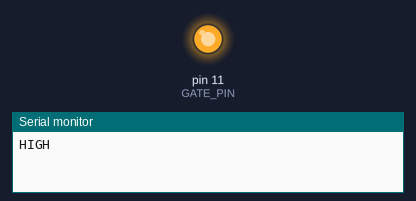
Simulated run of this sketch. Board: Arduino Uno, built with avr-gcc and run on an emulated ATmega328P. On the bench: output pins drawn as LEDs (lit = HIGH), the last lines printed to the serial monitor.

Above: at 1.5 s.
At 4.5 s:
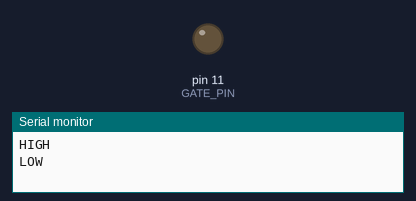
Timing chart, 0 to 7.8 s (numbered marks = the images above):
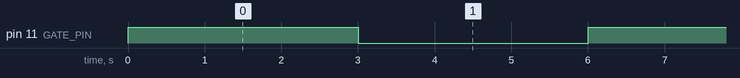

Measured:
- by itself, pin 11 (GATE_PIN): alternates HIGH for 3.0 s and LOW for 3.0 s

The sketch:

testTransistorSwitching.ino
```cpp
const int GATE_PIN = 11;
//const int LED_PIN = 13;

void setup() {
  // put your setup code here, to run once:
  Serial.begin(115200);
  pinMode(GATE_PIN, OUTPUT);
  //pinMonde(LED_PIN, OUTPUT);
}

void loop() {
  // put your main code here, to run repeatedly:
  Serial.println("HIGH");
  digitalWrite(GATE_PIN, HIGH);
  //digitalWrite(LED_PIN, HIGH);
  delay(3000);

  Serial.println("LOW");
  digitalWrite(GATE_PIN, LOW);
  //digitalWrite(LED_PIN, LOW);
  delay(3000);
}
```
